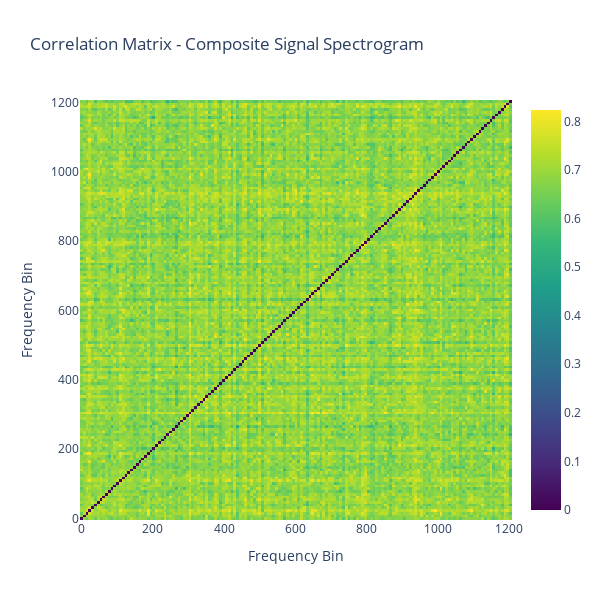

Notebook cell for this chart:
### Code cell
# compute correlation matrix between frequency bins
correlation_matrix = np.corrcoef(Sxx)
np.fill_diagonal(correlation_matrix, 0)
fig = go.Figure(data=go.Heatmap(z=correlation_matrix, x=F, y=F, colorscale='Viridis'))
fig.update_layout(title='Correlation Matrix - Composite Signal Spectrogram', xaxis_title='Frequency Bin', yaxis_title='Frequency Bin', height=600, width=600)
fig.show()

### Figure 1 — Plotly figure (JSON) as saved in the notebook; plotly's stock layout.template omitted (floating-point values rounded to 4 significant figures; data arrays with more than 128 entries replaced by an {"elided": "..."} marker saying what was removed)
{"data": [{"colorscale": [[0, "#440154"], [0.1111, "#482878"], [0.2222, "#3e4989"], [0.3333, "#31688e"], [0.4444, "#26828e"], [0.5556, "#1f9e89"], [0.6667, "#35b779"], [0.7778, "#6ece58"], [0.8889, "#b5de2b"], [1, "#fde725"]], "type": "heatmap", "x": {"elided": "129 float values"}, "y": {"elided": "129 float values"}, "z": {"elided": "155x155 float values"}}], "layout": {"height": 600, "title": {"text": "Correlation Matrix - Composite Signal Spectrogram"}, "width": 600, "xaxis": {"title": {"text": "Frequency Bin"}}, "yaxis": {"title": {"text": "Frequency Bin"}}}}
